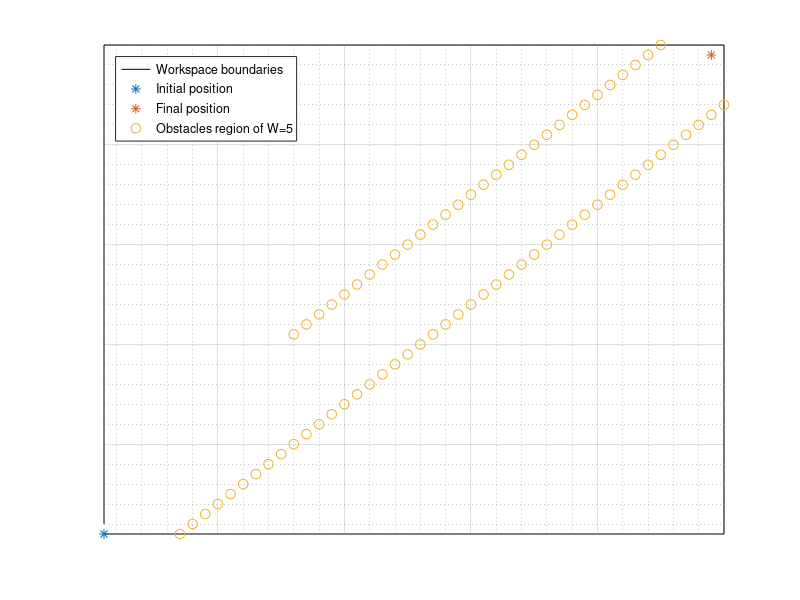

Write the MATLAB code that produced this figure.

axes('XLim',[1,50], 'YLim',[1,50], 'XGrid','on', 'YGrid','on', 'XMinorGrid','on', 'YMinorGrid','on')

set(gca,'XColor', 'none','YColor','none')

m = 15; % number of missing consecutive obstacles.

a=50; b=50;

O_x_5_left = [1:a-5];
O_y_5_left = [1+5:b];

O_x_5_right = [2+5:a];
O_y_5_right = [1:b-1-5];

O_x_5_Lower = [O_x_5_left(m+1:end),O_x_5_right];
O_y_5_Lower = [O_y_5_left(m+1:end),O_y_5_right];

hold on

boundaries_x = [1:50,repelem(50,48),50:-1:1,repelem(1,48)];
boundaries_y = [repelem(1,50),2:49,repelem(50,50),49:-1:2];

plot(boundaries_x,boundaries_y,'k')

hold on

scatter(1,1,50,'*')

hold on

scatter(a-1,b-1,50,'*')

hold on

scatter(O_x_5_Lower, O_y_5_Lower, 50)

legend({'Workspace boundaries','Initial position','Final position','Obstacles region of W=5','Obstacles region of W=10'},'Location','northwest');